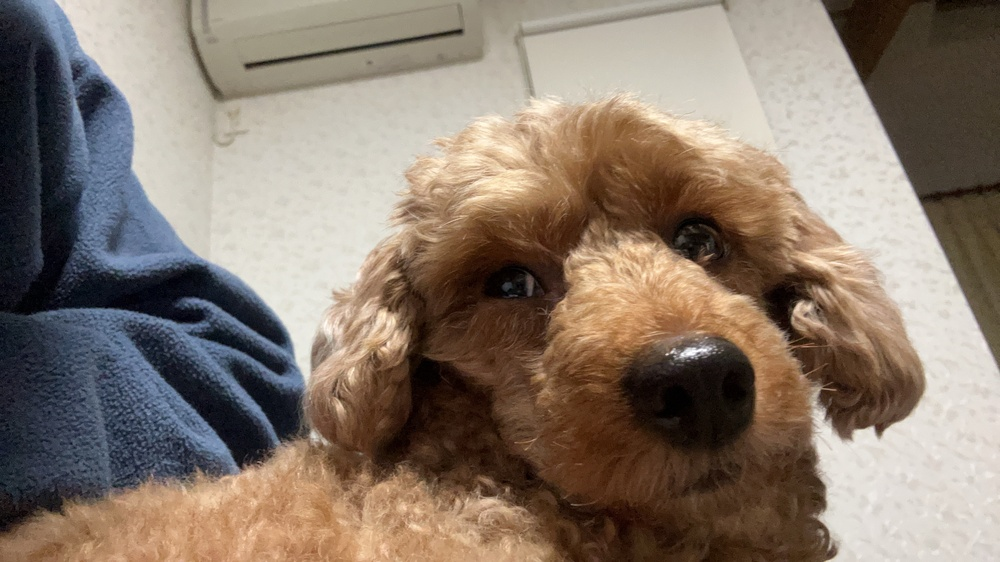
#> input picture capter6/src.JPG, 1000 x 562 px, shrunk from 4032 x 2268 before the run
$ python exercise10.py
#> lines starting #> are read from the running program, lines starting #| are printed output that depends on the picture
import numpy as np
import cv2

"""
問題10.1
画像の再標本化を行わない画像の拡大
"""
# [25 lines left out: function problem1, not called in this run]

"""
問題10.2
半時計回りにangle°回転と水平方向にshiftピクセル移動した画像を生成
shift[0]は水平方向の移動量、shift[1]は垂直方向の移動量
cは中心座標
"""
# [24 lines left out: function problem2, not called in this run]

def problem3(img_src, angle:float, isx: bool):
    theta = angle * np.pi / 180
    [height, width] = img_src.shape[:2]
    if(isx):
        # x軸方向のせん断変形
        shear_mat = np.array([
            [1, np.tan(theta), 0],
            [0, 1, 0],
            [0, 0, 1]
        ]).reshape(3,3)
    else:
        # y軸方向のせん断変形
        shear_mat = np.array([
            [1, 0, 0],
            [np.tan(theta), 1, 0],
        ])
    img_dst = cv2.warpAffine(img_src, shear_mat[:2, :], (width, height), flags=cv2.INTER_CUBIC)
    return img_dst


def main():
    img_src = cv2.imread("src.JPG", cv2.IMREAD_COLOR_BGR)
#> img_src is the input picture: shape (562, 1000, 3); mean B, G, R 108, 120.8, 135.5
    [height, width] = img_src.shape[:2]
#> height = 562; width = 1000
    #img_dst = problem2(img_src, 45, [0, 1000], [width/2, height/2])
    img_dst = problem3(img_src, 45, True)
#> in problem3, `img_dst = cv2.warpAffine(img_src, shear_mat[:2, :], (width, height), f..`:
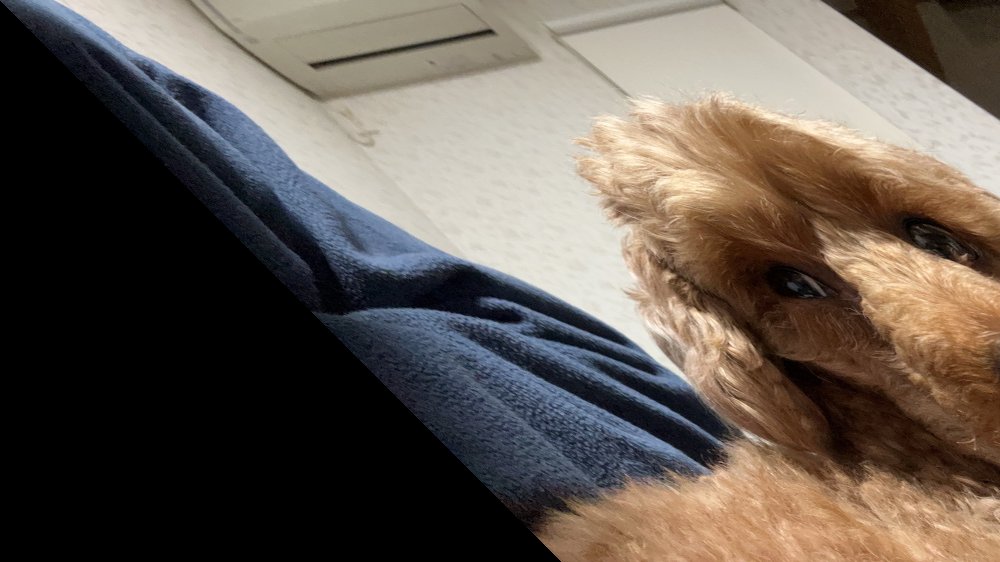
#> img_dst: shape (562, 1000, 3); mean B, G, R 80.3, 88.7, 98.3
    # 表示
    cv2.namedWindow("img_src", cv2.WINDOW_AUTOSIZE)
    cv2.imshow("img_src", img_src)
    cv2.namedWindow("img_dst", cv2.WINDOW_AUTOSIZE)
    cv2.imshow("img_dst", img_dst)
    cv2.waitKey(0)
    cv2.destroyAllWindows()


main()
